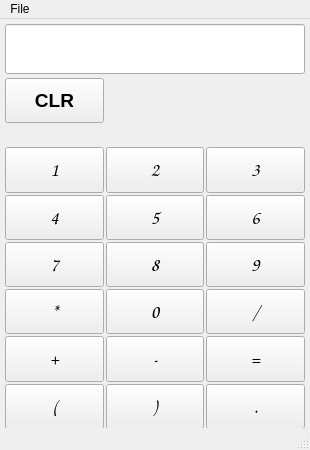
<?xml version="1.0" encoding="UTF-8"?>
<ui version="4.0">
 <class>MainWindow</class>
 <widget class="QMainWindow" name="MainWindow">
  <property name="geometry">
   <rect>
    <x>0</x>
    <y>0</y>
    <width>310</width>
    <height>450</height>
   </rect>
  </property>
  <property name="minimumSize">
   <size>
    <width>310</width>
    <height>450</height>
   </size>
  </property>
  <property name="maximumSize">
   <size>
    <width>310</width>
    <height>450</height>
   </size>
  </property>
  <property name="windowTitle">
   <string>CalcTest</string>
  </property>
  <widget class="QWidget" name="centralwidget">
   <widget class="QWidget" name="widget" native="true">
    <property name="geometry">
     <rect>
      <x>5</x>
      <y>59</y>
      <width>300</width>
      <height>351</height>
     </rect>
    </property>
    <layout class="QGridLayout" name="gridLayout" rowstretch="0,0,0,0,0,0,0,0,0" rowminimumheight="0,0,0,0,0,0,0,0,0">
     <property name="spacing">
      <number>2</number>
     </property>
     <item row="7" column="2">
      <widget class="QPushButton" name="BtnEqual">
       <property name="sizePolicy">
        <sizepolicy hsizetype="Minimum" vsizetype="Minimum">
         <horstretch>0</horstretch>
         <verstretch>0</verstretch>
        </sizepolicy>
       </property>
       <property name="font">
        <font>
         <family>Comic Sans MS</family>
         <pointsize>14</pointsize>
         <weight>50</weight>
         <bold>false</bold>
        </font>
       </property>
       <property name="text">
        <string>=</string>
       </property>
      </widget>
     </item>
     <item row="5" column="1">
      <widget class="QPushButton" name="Btn8">
       <property name="sizePolicy">
        <sizepolicy hsizetype="Minimum" vsizetype="Minimum">
         <horstretch>0</horstretch>
         <verstretch>0</verstretch>
        </sizepolicy>
       </property>
       <property name="font">
        <font>
         <family>Comic Sans MS</family>
         <pointsize>14</pointsize>
         <weight>50</weight>
         <bold>false</bold>
        </font>
       </property>
       <property name="text">
        <string>8</string>
       </property>
      </widget>
     </item>
     <item row="5" column="0">
      <widget class="QPushButton" name="Btn7">
       <property name="sizePolicy">
        <sizepolicy hsizetype="Minimum" vsizetype="Minimum">
         <horstretch>0</horstretch>
         <verstretch>0</verstretch>
        </sizepolicy>
       </property>
       <property name="font">
        <font>
         <family>Comic Sans MS</family>
         <pointsize>14</pointsize>
         <weight>50</weight>
         <bold>false</bold>
        </font>
       </property>
       <property name="text">
        <string>7</string>
       </property>
      </widget>
     </item>
     <item row="6" column="2">
      <widget class="QPushButton" name="BtnSplit">
       <property name="sizePolicy">
        <sizepolicy hsizetype="Minimum" vsizetype="Minimum">
         <horstretch>0</horstretch>
         <verstretch>0</verstretch>
        </sizepolicy>
       </property>
       <property name="font">
        <font>
         <family>Comic Sans MS</family>
         <pointsize>14</pointsize>
         <weight>50</weight>
         <bold>false</bold>
        </font>
       </property>
       <property name="text">
        <string>/</string>
       </property>
      </widget>
     </item>
     <item row="8" column="0">
      <widget class="QPushButton" name="BtnBracketO">
       <property name="sizePolicy">
        <sizepolicy hsizetype="Minimum" vsizetype="Minimum">
         <horstretch>0</horstretch>
         <verstretch>0</verstretch>
        </sizepolicy>
       </property>
       <property name="font">
        <font>
         <family>Comic Sans MS</family>
         <pointsize>14</pointsize>
         <weight>50</weight>
         <bold>false</bold>
        </font>
       </property>
       <property name="text">
        <string>(</string>
       </property>
      </widget>
     </item>
     <item row="3" column="0">
      <widget class="QPushButton" name="Btn1">
       <property name="sizePolicy">
        <sizepolicy hsizetype="Minimum" vsizetype="Minimum">
         <horstretch>0</horstretch>
         <verstretch>0</verstretch>
        </sizepolicy>
       </property>
       <property name="font">
        <font>
         <family>Comic Sans MS</family>
         <pointsize>14</pointsize>
         <weight>50</weight>
         <bold>false</bold>
        </font>
       </property>
       <property name="text">
        <string>1</string>
       </property>
      </widget>
     </item>
     <item row="4" column="1">
      <widget class="QPushButton" name="Btn5">
       <property name="sizePolicy">
        <sizepolicy hsizetype="Minimum" vsizetype="Minimum">
         <horstretch>0</horstretch>
         <verstretch>0</verstretch>
        </sizepolicy>
       </property>
       <property name="font">
        <font>
         <family>Comic Sans MS</family>
         <pointsize>14</pointsize>
         <weight>50</weight>
         <bold>false</bold>
        </font>
       </property>
       <property name="text">
        <string>5</string>
       </property>
      </widget>
     </item>
     <item row="8" column="2">
      <widget class="QPushButton" name="BtnDot">
       <property name="sizePolicy">
        <sizepolicy hsizetype="Minimum" vsizetype="Minimum">
         <horstretch>0</horstretch>
         <verstretch>0</verstretch>
        </sizepolicy>
       </property>
       <property name="font">
        <font>
         <family>Comic Sans MS</family>
         <pointsize>14</pointsize>
         <weight>50</weight>
         <bold>false</bold>
        </font>
       </property>
       <property name="text">
        <string>.</string>
       </property>
      </widget>
     </item>
     <item row="7" column="1">
      <widget class="QPushButton" name="BtnMinus">
       <property name="sizePolicy">
        <sizepolicy hsizetype="Minimum" vsizetype="Minimum">
         <horstretch>0</horstretch>
         <verstretch>0</verstretch>
        </sizepolicy>
       </property>
       <property name="font">
        <font>
         <family>Comic Sans MS</family>
         <pointsize>14</pointsize>
         <weight>50</weight>
         <bold>false</bold>
        </font>
       </property>
       <property name="text">
        <string>-</string>
       </property>
      </widget>
     </item>
     <item row="6" column="1">
      <widget class="QPushButton" name="Btn0">
       <property name="sizePolicy">
        <sizepolicy hsizetype="Minimum" vsizetype="Minimum">
         <horstretch>0</horstretch>
         <verstretch>0</verstretch>
        </sizepolicy>
       </property>
       <property name="font">
        <font>
         <family>Comic Sans MS</family>
         <pointsize>14</pointsize>
         <weight>50</weight>
         <bold>false</bold>
        </font>
       </property>
       <property name="text">
        <string>0</string>
       </property>
      </widget>
     </item>
     <item row="7" column="0">
      <widget class="QPushButton" name="BtnPlus">
       <property name="sizePolicy">
        <sizepolicy hsizetype="Minimum" vsizetype="Minimum">
         <horstretch>0</horstretch>
         <verstretch>0</verstretch>
        </sizepolicy>
       </property>
       <property name="font">
        <font>
         <family>Comic Sans MS</family>
         <pointsize>14</pointsize>
         <weight>50</weight>
         <bold>false</bold>
        </font>
       </property>
       <property name="text">
        <string>+</string>
       </property>
      </widget>
     </item>
     <item row="4" column="2">
      <widget class="QPushButton" name="Btn6">
       <property name="sizePolicy">
        <sizepolicy hsizetype="Minimum" vsizetype="Minimum">
         <horstretch>0</horstretch>
         <verstretch>0</verstretch>
        </sizepolicy>
       </property>
       <property name="font">
        <font>
         <family>Comic Sans MS</family>
         <pointsize>14</pointsize>
         <weight>50</weight>
         <bold>false</bold>
        </font>
       </property>
       <property name="text">
        <string>6</string>
       </property>
      </widget>
     </item>
     <item row="8" column="1">
      <widget class="QPushButton" name="BtnBracketC">
       <property name="sizePolicy">
        <sizepolicy hsizetype="Minimum" vsizetype="Minimum">
         <horstretch>0</horstretch>
         <verstretch>0</verstretch>
        </sizepolicy>
       </property>
       <property name="font">
        <font>
         <family>Comic Sans MS</family>
         <pointsize>14</pointsize>
         <weight>50</weight>
         <bold>false</bold>
        </font>
       </property>
       <property name="text">
        <string>)</string>
       </property>
      </widget>
     </item>
     <item row="3" column="2">
      <widget class="QPushButton" name="Btn3">
       <property name="sizePolicy">
        <sizepolicy hsizetype="Minimum" vsizetype="Minimum">
         <horstretch>0</horstretch>
         <verstretch>0</verstretch>
        </sizepolicy>
       </property>
       <property name="font">
        <font>
         <family>Comic Sans MS</family>
         <pointsize>14</pointsize>
         <weight>50</weight>
         <bold>false</bold>
        </font>
       </property>
       <property name="text">
        <string>3</string>
       </property>
      </widget>
     </item>
     <item row="6" column="0">
      <widget class="QPushButton" name="BtnMulti">
       <property name="sizePolicy">
        <sizepolicy hsizetype="Minimum" vsizetype="Minimum">
         <horstretch>0</horstretch>
         <verstretch>0</verstretch>
        </sizepolicy>
       </property>
       <property name="font">
        <font>
         <family>Comic Sans MS</family>
         <pointsize>14</pointsize>
         <weight>50</weight>
         <bold>false</bold>
        </font>
       </property>
       <property name="text">
        <string>*</string>
       </property>
      </widget>
     </item>
     <item row="3" column="1">
      <widget class="QPushButton" name="Btn2">
       <property name="sizePolicy">
        <sizepolicy hsizetype="Minimum" vsizetype="Minimum">
         <horstretch>0</horstretch>
         <verstretch>0</verstretch>
        </sizepolicy>
       </property>
       <property name="font">
        <font>
         <family>Comic Sans MS</family>
         <pointsize>14</pointsize>
         <weight>50</weight>
         <bold>false</bold>
        </font>
       </property>
       <property name="text">
        <string>2</string>
       </property>
      </widget>
     </item>
     <item row="0" column="0">
      <widget class="QPushButton" name="BtnClear">
       <property name="sizePolicy">
        <sizepolicy hsizetype="Minimum" vsizetype="Minimum">
         <horstretch>0</horstretch>
         <verstretch>0</verstretch>
        </sizepolicy>
       </property>
       <property name="font">
        <font>
         <pointsize>14</pointsize>
         <weight>75</weight>
         <bold>true</bold>
        </font>
       </property>
       <property name="text">
        <string>CLR</string>
       </property>
      </widget>
     </item>
     <item row="5" column="2">
      <widget class="QPushButton" name="Btn9">
       <property name="sizePolicy">
        <sizepolicy hsizetype="Minimum" vsizetype="Minimum">
         <horstretch>0</horstretch>
         <verstretch>0</verstretch>
        </sizepolicy>
       </property>
       <property name="font">
        <font>
         <family>Comic Sans MS</family>
         <pointsize>14</pointsize>
         <weight>50</weight>
         <bold>false</bold>
        </font>
       </property>
       <property name="text">
        <string>9</string>
       </property>
      </widget>
     </item>
     <item row="4" column="0">
      <widget class="QPushButton" name="Btn4">
       <property name="sizePolicy">
        <sizepolicy hsizetype="Minimum" vsizetype="Minimum">
         <horstretch>0</horstretch>
         <verstretch>0</verstretch>
        </sizepolicy>
       </property>
       <property name="font">
        <font>
         <family>Comic Sans MS</family>
         <pointsize>14</pointsize>
         <weight>50</weight>
         <bold>false</bold>
        </font>
       </property>
       <property name="text">
        <string>4</string>
       </property>
      </widget>
     </item>
     <item row="1" column="0" colspan="3">
      <widget class="QWidget" name="verticalWidget" native="true">
       <property name="minimumSize">
        <size>
         <width>0</width>
         <height>20</height>
        </size>
       </property>
       <property name="maximumSize">
        <size>
         <width>16777215</width>
         <height>20</height>
        </size>
       </property>
       <property name="sizeIncrement">
        <size>
         <width>0</width>
         <height>0</height>
        </size>
       </property>
       <layout class="QVBoxLayout" name="verticalLayout">
        <property name="spacing">
         <number>6</number>
        </property>
        <property name="sizeConstraint">
         <enum>QLayout::SetDefaultConstraint</enum>
        </property>
       </layout>
      </widget>
     </item>
    </layout>
   </widget>
   <widget class="QLineEdit" name="lineEdit">
    <property name="geometry">
     <rect>
      <x>5</x>
      <y>5</y>
      <width>300</width>
      <height>50</height>
     </rect>
    </property>
    <property name="font">
     <font>
      <pointsize>12</pointsize>
     </font>
    </property>
    <property name="readOnly">
     <bool>true</bool>
    </property>
   </widget>
  </widget>
  <widget class="QMenuBar" name="menubar">
   <property name="geometry">
    <rect>
     <x>0</x>
     <y>0</y>
     <width>310</width>
     <height>21</height>
    </rect>
   </property>
   <widget class="QMenu" name="menuFilt">
    <property name="title">
     <string>File</string>
    </property>
    <addaction name="actionExit"/>
   </widget>
   <addaction name="menuFilt"/>
  </widget>
  <widget class="QStatusBar" name="statusbar"/>
  <action name="actionExit">
   <property name="text">
    <string>Exit</string>
   </property>
  </action>
 </widget>
 <resources/>
 <connections/>
</ui>
